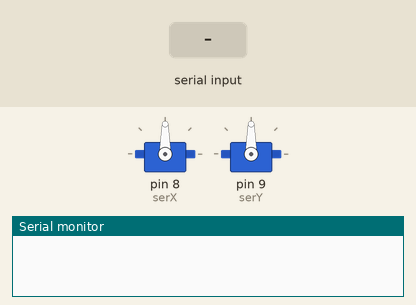
Simulated run of this sketch. Board: Arduino Uno, built with avr-gcc and run on an emulated ATmega328P. Shown: 2 × servo, the last lines printed to the serial monitor. The test bench sets the inputs (shaded band).

Above: at 1.2 s.
1.3 s: "Y" received over Serial
At 2.1 s:
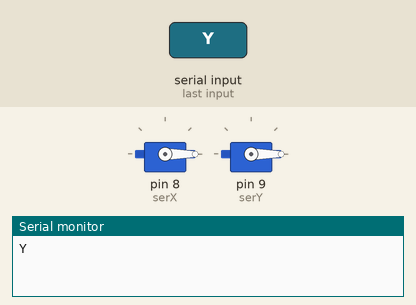
2.8 s: "30,150\n" received over Serial
At 3.4 s:
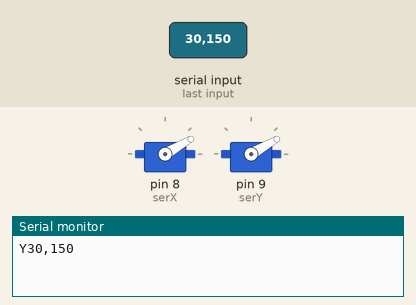
4.3 s: "200\n" received over Serial
At 5.5 s:
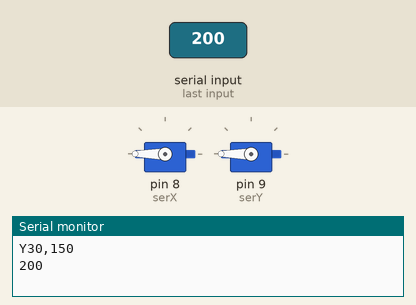
5.8 s: "90,45\n" received over Serial
At 6.9 s:
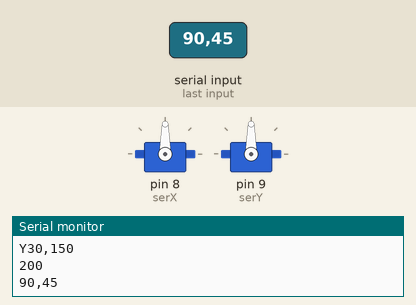
Timing chart, 0 to 8.3 s (numbered marks = the images above; inputs shaded):
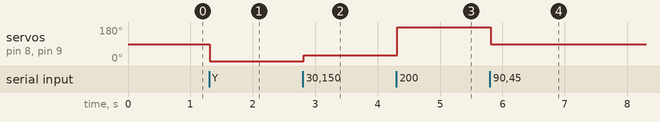

The sketch:

EzoomArdu.ino
```cpp
#include<Servo.h>

Servo serX;
Servo serY;

String serialData;

void setup() {

  serX.attach(8);
  serY.attach(9);
  Serial.begin(9600);
  Serial.setTimeout(10);
}

void loop() {
  //lol
}

void serialEvent() {
  serialData = Serial.readString();
  Serial.print(serialData);
  serX.write(parseDataX(serialData));
  serY.write(parseDataY(serialData));
}

int parseDataX(String data){
  data.remove(data.indexOf("Y"));
  data.remove(data.indexOf("X"), 1);

  return data.toInt();
}

int parseDataY(String data){
  data.remove(0,data.indexOf("Y") + 1);
  return data.toInt();
}


/*
  01000101
  01111001
  01100001
  01101100
  00100000
  01000010
  01100101
  01101110
  01100010
  01100101
  01101110
  01101001
  01110011
  01101000
  01110100
  01111001
  00100000
  01100001
  01101110
  01100100
  00100000
  01010010
  01101001
  01101110
  01100001
  01110100
  00100000
  01100010
  01101110
  01100101
  01101001
  00100000
  01111010
  01101111
  01101110
  01101111
  01110100
 */
```

Measured:
- after the input at 1.3 s, servo on pin 8 (serX), servo on pin 9 (serY): 90° → 0° at once
- after the input at 2.8 s, servo on pin 8 (serX), servo on pin 9 (serY): 0° → 30° at once
- after the input at 4.3 s, servo on pin 8 (serX), servo on pin 9 (serY): 30° → 180° at once
- after the input at 5.8 s, servo on pin 8 (serX), servo on pin 9 (serY): 180° → 90° at once
